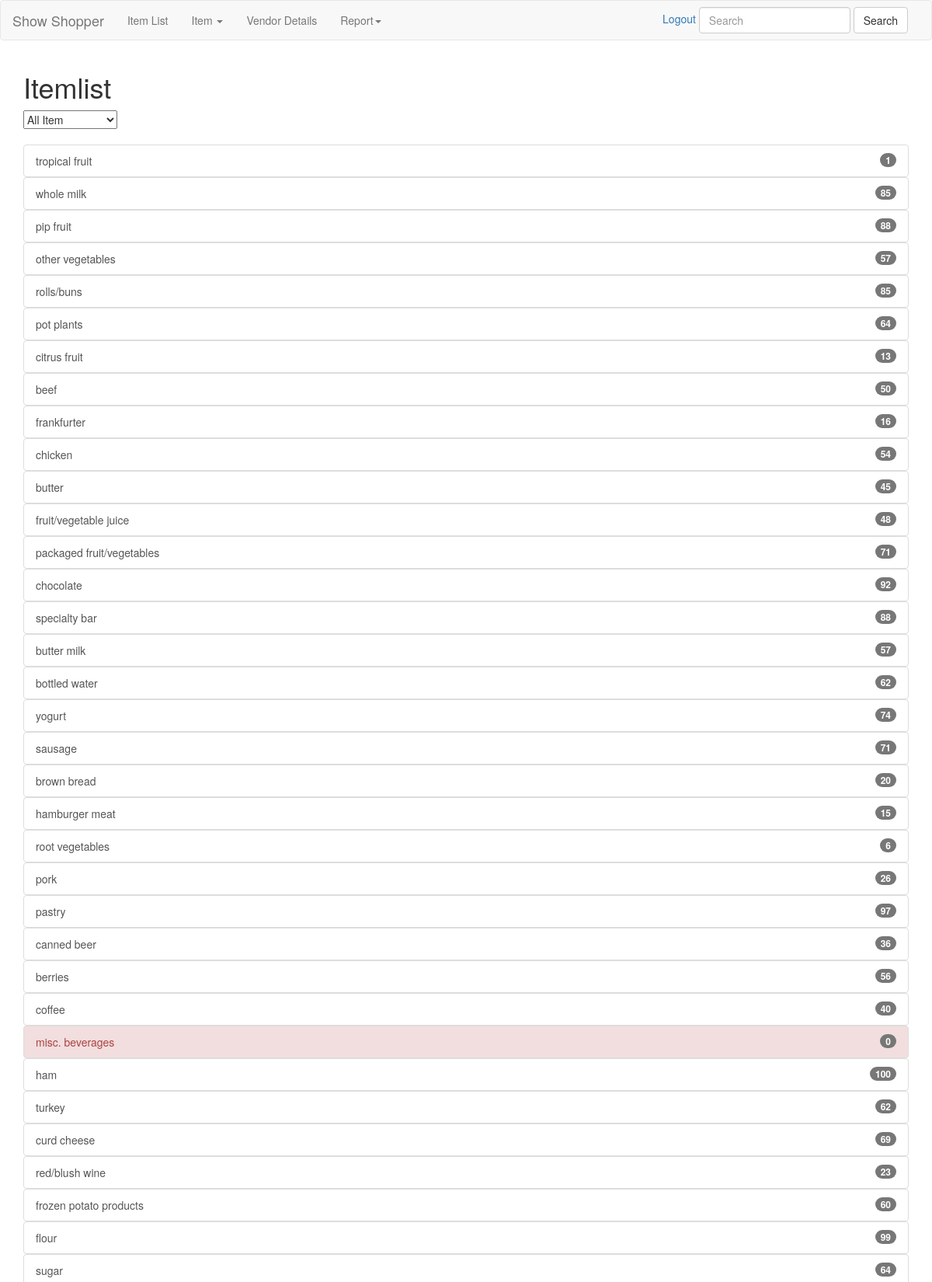
The app's page /itemList.php (upper part) with its own data.
### tables this page shows
CREATE TABLE `itemlist` (
  `itemId` int(11) NOT NULL,
  `itemName` varchar(100) NOT NULL,
  `quantity` int(11) NOT NULL,
  `costPrice` float NOT NULL,
  `sellPrice` float NOT NULL
);

### itemList.php (the view, shortened to what this page needs)
<html>
<head>
    <link href="css/bootstrap.min.css" rel="stylesheet">
    <link href="css/itemlist_style.css" rel="stylesheet">
    </head>
    <body>
        <?php
        include 'connect.php';
        ?>
        <div class="container">
            <div class="row">
                <div class="col-md-4">
                    <h1>Itemlist</h1>
                    <select id="ddlOption" onchange="showdiv()">
                        <option value="All Item" data-div="allItem">All Item</option>
                    </select>
                </div>
            </div>
            <br>
            <div class="row">
                <div class="col-md-12">
                    <div class="collection">
                        <div id="allItem">
                            <?php
                            $sql = "SELECT * FROM itemList";
                            $result=$conn->query($sql);
                            echo '<div data-spy="scroll" class="list-group">';
                            if ($result->num_rows > 0) {
                                while($row = $result->fetch_assoc()) {
                                    $itemNumber = $row["quantity"];
                                    if ($itemNumber == 0){
                                        echo '
                                        <div class="itemStyle">
                                            <a  class="list-group-item list-group-item-action list-group-item-danger justify-content-between " href="itemBook.php?id='.$row["itemId"]. '">'
                                                .$row["itemName"]. '
                                                <span class="badge badge-default badge-pill"> '.$row["quantity"].'</span>
                                            </a></div>';
                                        }
                                        else{
                                            echo '
                                            <div class="itemStyle">
                                                <a class="list-group-item list-group-item-action justify-content-between " href="itemBook.php?id='.$row["itemId"]. '">'
                                                    .$row["itemName"].'
                                                    <span class="badge badge-default badge-pill"> '.$row["quantity"].'</span>
                                                </a></div>';
                                            }
                                        }
                                    } else {
                                        echo "0 results";
                                    }
                                    echo '</div>';
                                    ?>
                                </div>
                    </div>
                </div>
            </div>
        </div>
    </body>
    </html>

### css/itemlist_style.css (style rules this page uses)
.itemStyle { color:red; }

### records on screen
itemlist: itemName "tropical fruit", quantity "1"
itemlist: itemName "whole milk", quantity "85"
itemlist: itemName "pip fruit", quantity "88"
itemlist: itemName "other vegetables", quantity "57"
itemlist: itemName "rolls/buns", quantity "85"
itemlist: itemName "pot plants", quantity "64"
itemlist: itemName "citrus fruit", quantity "13"
itemlist: itemName "beef", quantity "50"
itemlist: itemName "frankfurter", quantity "16"
itemlist: itemName "chicken", quantity "54"
itemlist: itemName "butter", quantity "45"
itemlist: itemName "fruit/vegetable juice", quantity "48"
itemlist: itemName "packaged fruit/vegetables", quantity "71"
itemlist: itemName "chocolate", quantity "92"
itemlist: itemName "specialty bar", quantity "88"
itemlist: itemName "butter milk", quantity "57"
itemlist: itemName "bottled water", quantity "62"
itemlist: itemName "yogurt", quantity "74"
itemlist: itemName "sausage", quantity "71"
itemlist: itemName "brown bread", quantity "20"
itemlist: itemName "hamburger meat", quantity "15"
itemlist: itemName "root vegetables", quantity "6"
itemlist: itemName "pork", quantity "26"
itemlist: itemName "pastry", quantity "97"
itemlist: itemName "canned beer", quantity "36"
itemlist: itemName "berries", quantity "56"
itemlist: itemName "coffee", quantity "40"
itemlist: itemName "misc. beverages", quantity "0"
itemlist: itemName "ham", quantity "100"
itemlist: itemName "turkey", quantity "62"
itemlist: itemName "curd cheese", quantity "69"
itemlist: itemName "red/blush wine", quantity "23"
itemlist: itemName "frozen potato products", quantity "60"
itemlist: itemName "flour", quantity "99"
itemlist: itemName "sugar", quantity "64"
